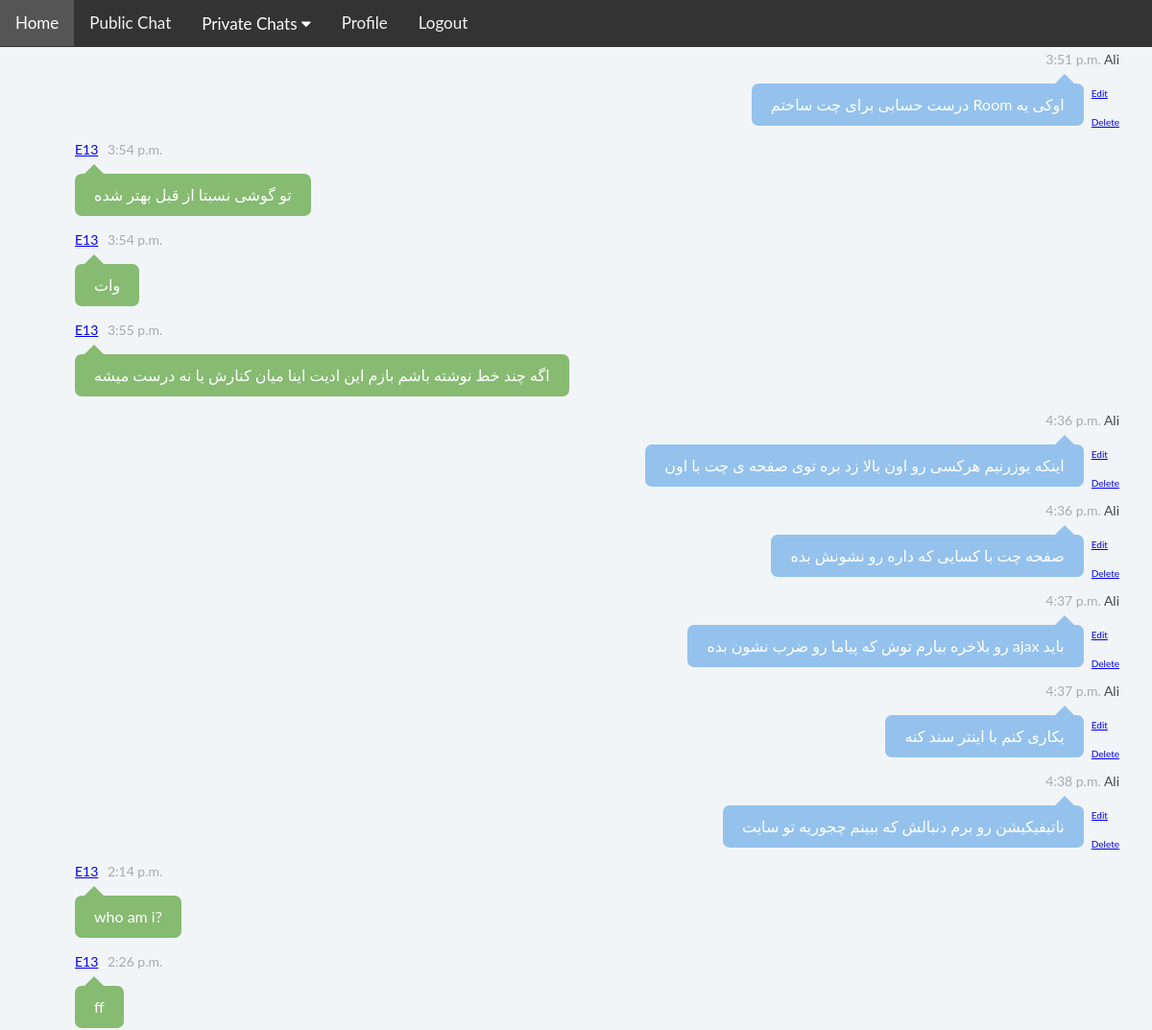
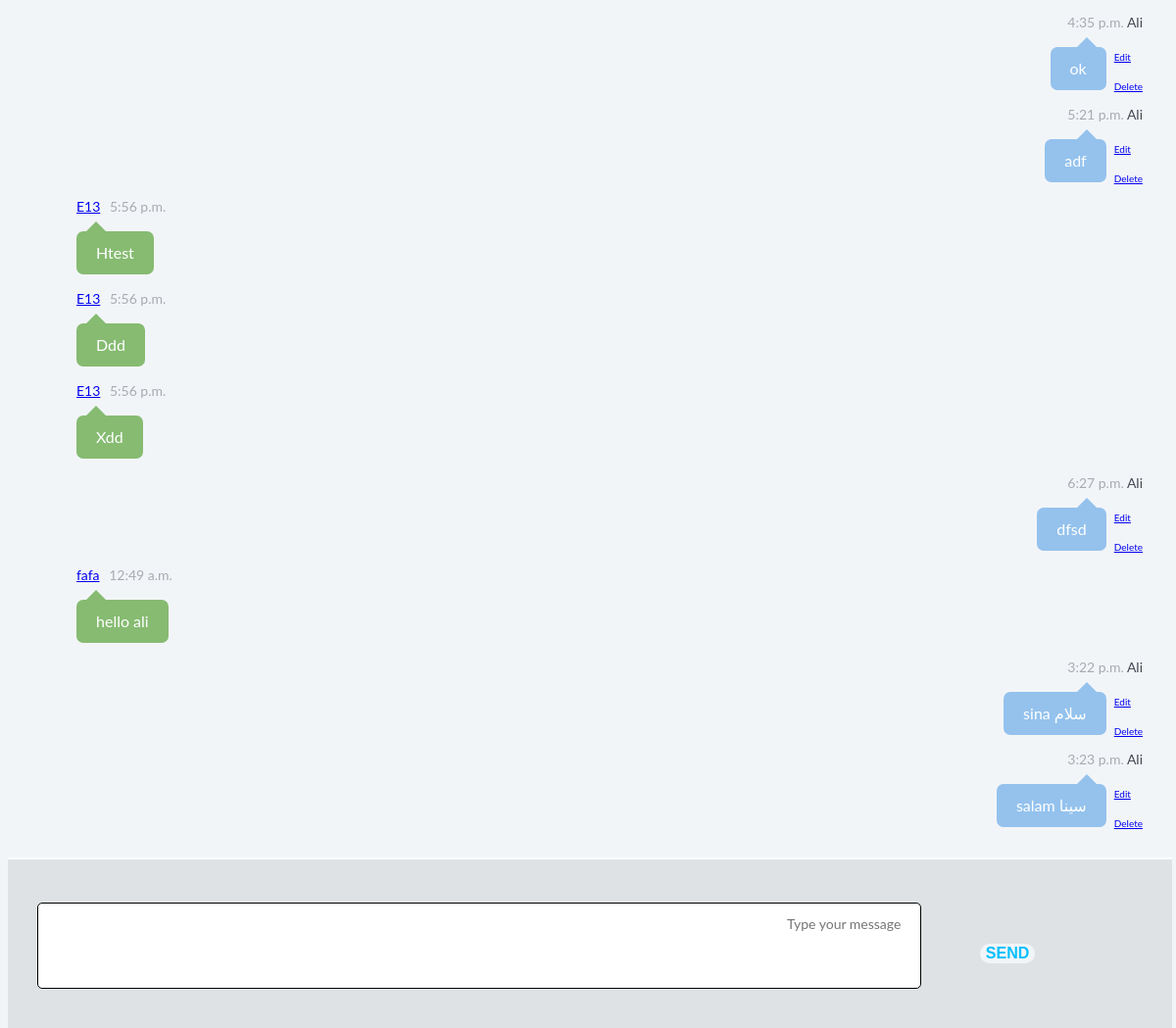
/chat/1/ (signed in), run on an earlier commit of the app's database (2 pictures, top to bottom).
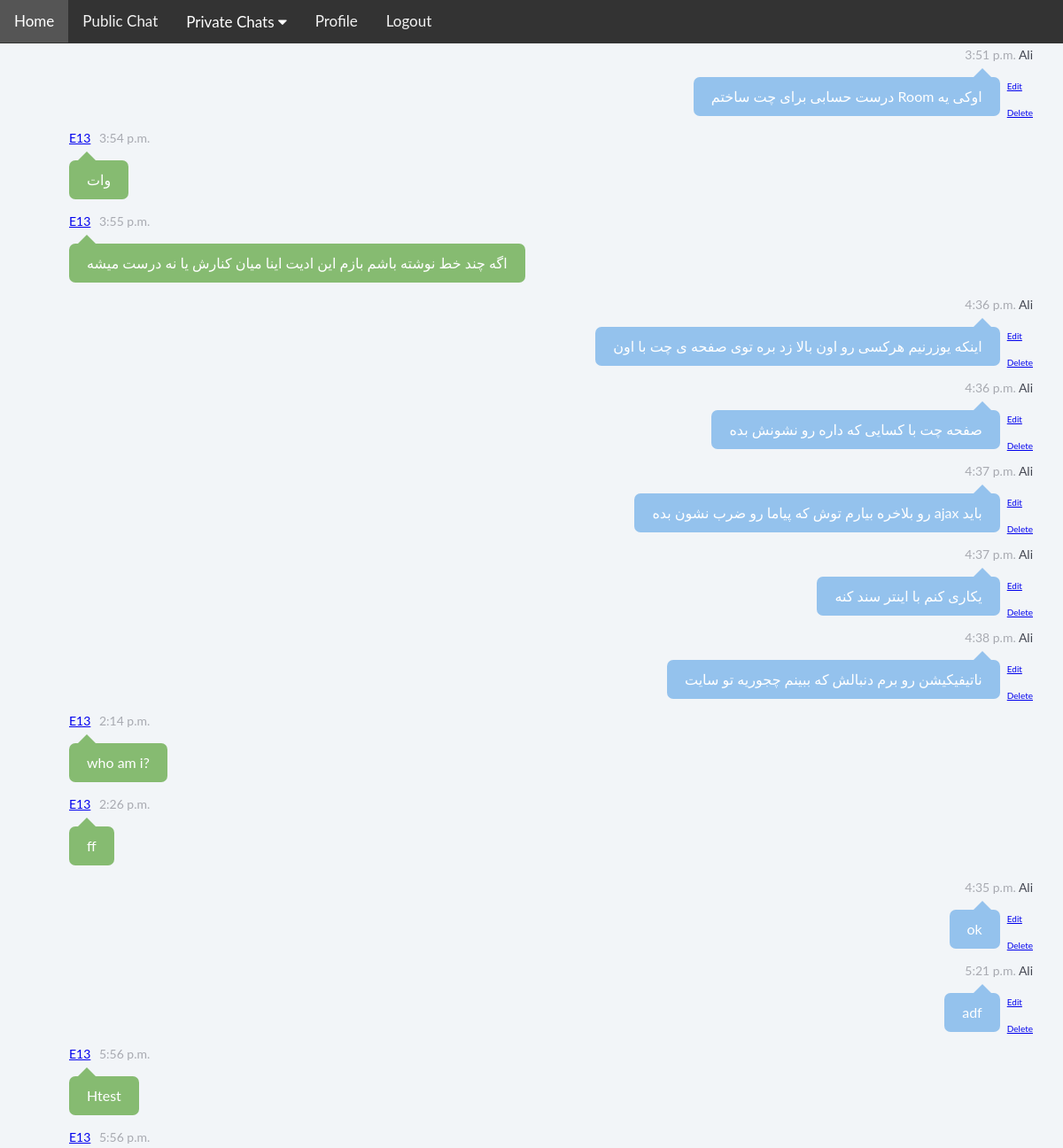
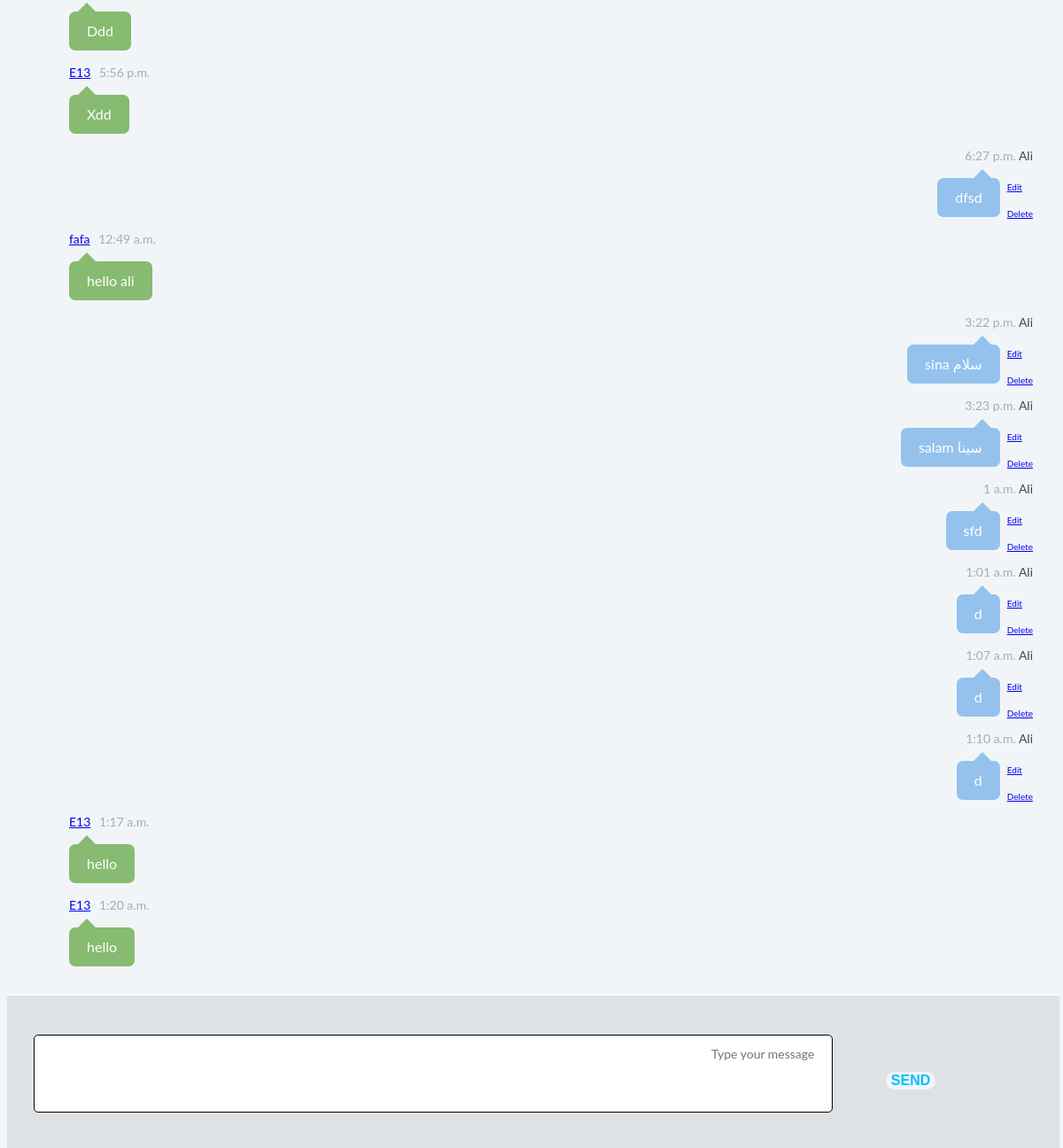
And on a later commit of the database (2 pictures, top to bottom).
### chat/models.py (models this page shows, shortened)
class Chat(models.Model):
    user        = models.ForeignKey(User, null=True, on_delete=models.SET_NULL)
    message     = models.TextField(null=True)
    roomid      = models.ForeignKey(Room, blank=True, null=True, on_delete=models.SET_NULL)
    datetime    = models.DateTimeField(blank=True)
    unread      = models.BooleanField(default=False)
    def get_url_edit(self):
        return reverse("chat_edit", kwargs={"msg_id" : self.id, "room_id" : self.roomid_id})
    def get_url_delete(self):
        return reverse("chat_delete", kwargs={"msg_id" : self.id, "room_id" : self.roomid_id})

### chat/views.py (the view, shortened to what this page needs)
# urls.py: path('<int:room_id>/', chat_view, name="chat"),
@login_required()
def chat_view(request, room_id):
    form = SendMessageModelForm(request.POST or None)
    obj = Chat.objects.filter(roomid_id = room_id).order_by('datetime')
    for i in obj:
        i.time = i.datetime.time()
    for i in obj:
        i.firstChar = i.message[0]
    form = SendMessageModelForm()
    cursor = connection.cursor()
    cursor.execute('''select chat_room.id
                        FROM chat_room, chat_members, auth_user
                        WHERE (auth_user.id =''' + str(request.user.id) + ''')
                                AND (auth_user.id = chat_members.userid_id)
                                AND (chat_members.roomid_id = chat_room.id )
                                AND (chat_room.PV = 1)''')
    user_id_rooms = cursor.fetchall()   # room haye PV ke taraf tooshoone
    user_id_rooms = [i[0] for i in user_id_rooms]
    user_name_rooms = []
    unreads = []
    for id in user_id_rooms:
        cursor = connection.cursor()
        cursor.execute('''select auth_user.username
                            FROM chat_room, chat_members, auth_user
                            WHERE (auth_user.id = chat_members.userid_id)
                                    AND (chat_members.roomid_id = chat_room.id )
                                    AND (chat_room.id = ''' + str(id) + ''')''')
        name_rooms = cursor.fetchall()  # Username , Room Hayi ke Taraf Tooshe
        name1_rooms = name_rooms[0]
        name2_rooms = name_rooms[1]
        if name1_rooms[0] != request.user.username:
            user_name_rooms.append(name1_rooms[0])   # Username PV Ha i ke bahashon pv dari
        else:
            user_name_rooms.append(name2_rooms[0])  # pv name kasayi ke bahashon pv dari
        cursor2 = connection.cursor()  # Tedad Unread Ha Ro Mikhad Hesab Kone
        cursor2 = connection.cursor()  # Tedad Unread Ha Ro Mikhad Hesab Kone
        cursor2.execute('''select DISTINCT SUM(unread)
                                FROM (((chat_chat
                                    INNER JOIN chat_room    ON chat_chat.roomid_id = chat_room.id)
                                    INNER JOIN chat_members ON chat_members.roomid_id = chat_room.id)
                                    INNER JOIN auth_user    ON chat_members.userid_id = auth_user.id)
                                WHERE   NOT (chat_chat.user_id = ''' + str(request.user.id) + ''')
                                        AND (chat_room.id = ''' + str(id) + ''')
                                        AND (chat_chat.user_id = auth_user.id)''')
        temp_unreads = cursor2.fetchall()
        unread = temp_unreads[0]
        unread = unread[0]
        if unread == None:
            unreads.append(0)
        else:
            unreads.append(unread)  # List Az PV Ha Va Unread Hashon
    pv_list = []
    for i in range(len(user_name_rooms)):
        pv = PrivateChat(id=user_id_rooms[i], name=user_name_rooms[i], unread=unreads[i])  # har dafe ye instance az pv misaze
        pv_list.append(pv)  # ye list az PV ha
    context = {
        "pv_list" : pv_list,
        "tool_2" : tool_2,
        "obj" : obj ,
        "form" : form ,
        "user" : request.user,
    }
    return render(request, "chat.html", context)

### chat/forms.py (shortened to what this page needs)
class SendMessageModelForm(forms.ModelForm):
    message = forms.CharField(label='', widget=forms.Textarea(
            attrs={
                "placeholder": "Type your message",
                "rows" : "3",
                "dir" : "rtl",
            }
        )
    )
    class Meta:
        model = Chat
        fields = [
            'message',
        ]

### chat/templates/chat.html (shortened to what this page needs)
<html>
        <link rel="stylesheet" type="text/css" href="{% static 'newChat.css' %}">
        <link rel="stylesheet" type="text/css" href="{% static 'navbar.css' %}">
        <link rel="stylesheet" href="https://cdnjs.cloudflare.com/ajax/libs/font-awesome/4.7.0/css/font-awesome.min.css">
{% include 'navbar.html' %}
    <body id="chat-history">
     <div>
        <div class="chat">
            <div class="chat-history">
              <ul>
                {% for i in obj %}
                    {% if user == i.user %}
                        {% if i.firstChar in tool_2.alphabet %}
                            <li id={{ forloop.counter }} class="clearfix">
                              <div class="message-data align-right">
                                <span class="message-data-time">{{ i.time }}</span>
                                <span class="message-data-name">{{i.user.username}}</span>
                              </div>
                              <div class="float-right" style="font-size:10px; margin-right:0px; margin-left: 8px">
                                <div><a href="{{ i.get_url_edit }}">Edit</a></div>
                                <div style="margin-top:10px"><a href="{{ i.get_url_delete }}">Delete</a></div>
                              </div>
                              <div class="message other-message float-right">
                                {{ i.message }}
                              </div>
                            </li>
                        {% else %}
                            <li id={{ forloop.counter }} class="clearfix">
                              <div class="message-data align-right">
                                <span class="message-data-time">{{ i.time }}</span>
                                      <span class="message-data-name">{{i.user.username}}</span>
                              </div>
                              <div class="float-right" style="font-size:10px; margin-right:0px; margin-left: 8px">
                                <div><a href="{{ i.get_url_edit }}">Edit</a></div>
                                <div style="margin-top:10px"><a href="{{ i.get_url_delete }}">Delete</a></div>
                              </div>
                              <div class="message other-message float-right" dir="rtl">
                                {{ i.message }}
                              </div>
                            </li>
                        {% endif %}
                    {% else %}
                        {% if i.firstChar in tool_2.alphabet %}
                            <li id={{ forloop.counter }}>
                              <div class="message-data">
                                  <span><a href="../../profile/{{i.user.username}}" class="message-data-name">{{i.user.username}}</a></span>
                                <span class="message-data-time">{{ i.time }}</span>
                              </div>
                              <div class="message my-message">
                                {{ i.message }}
                              </div>
                            </li>
                        {% else %}
                            <li id={{ forloop.counter }}>
                              <div class="message-data">
                                <span><a href="../../profile/{{i.user.username}}" class="message-data-name">{{i.user.username}}</a></span>
                                <span class="message-data-time">{{ i.time }}</span>
                              </div>
                              <div class="message my-message" dir="rtl">
                                {{ i.message }}
                              </div>
                            </li>
                        {% endif %}
                    {% endif %}
                {% endfor %}
                  <div class="emptyPlace"></div>
              </ul>
            </div>
        <div class="chat-message clearfix">
            <form method="POST">{% csrf_token %}
                {{ form.as_p }}
                <input type="submit" value="Send">
            </form>
        </div>
    </body>
</html>

### chat/templates/navbar.html (shortened to what this page needs)
<div  id="myTopnav" class="topnav">
    <a href="../../" class="active">Home</a>
    <a href="../../chat/1" class="notification">Public Chat
    </a>
    <div class="dropdown">
        <button class="dropbtn">Private Chats
          <i class="fa fa-caret-down"></i>
        </button>
    </div>
    <a href="../../myprofile">Profile</a>
    <a href="/logout">Logout</a>
</div>

### chat/static/newChat.css (style rules this page uses)
*, *:before, *:after { box-sizing: border-box; }
body { background: #F2F5F8; font: 14px/20px "Lato", Arial, sans-serif; padding: 0px 0; color: white; width: 99%; height: 100%: }
ul { list-style-type: none; }
.chat { width: 100%; color: #434651; float: left; }
.chat .chat-history { padding: 30px 30px 20px; height: 65%; }
.chat .chat-history .message-data { margin-bottom: 15px; }
.chat .chat-history .message-data-time { color: #a8aab1; padding-left: 6px; }
.chat .chat-history .message { color: white; padding: 12px 20px; line-height: 20px; font-size: 16px; border-radius: 7px; margin-bottom: 15px; position: relative; }
.chat .chat-history .message:after { bottom: 100%; left: 20px; border: solid transparent; content: " "; height: 0; width: 0; position: absolute; pointer-events: none; border-bottom-color: #86BB71; border-width: 10px; margin-left: -10px; }
.chat .chat-history .my-message { background: #86BB71; display: inline-block; max-width: 70%; }
.chat .chat-history .other-message { background: #94C2ED; max-width: 50%; display: inline-block; }
.chat .chat-history .other-message:after { border-bottom-color: #94C2ED; left: calc(100% - 20px); }
.chat .chat-message { padding:30px; width: 99%; position: fixed; bottom: 0; border-top: 2px solid white; background: rgba(152,152,152,0.2); }
.chat .chat-message textarea { width: 80%; float:left; border: none; padding: 10px 20px; font: 14px/22px "Lato", Arial, sans-serif; margin-bottom: 10px; border-radius: 5px; resize: none; border:1px solid black; }
.chat .chat-message input { float: right; color: #00bfff; font-size: 16px; border-radius:10px; text-transform: uppercase; border: none; cursor: pointer; font-weight: bold; background: #F2F5F8; top: 50%; margin-left:5%; margin-right:5%; position: absolute; }
.align-right { text-align: right; }
.float-right { float: right; }
.clearfix:after { visibility: hidden; display: block; font-size: 0; content: " "; clear: both; height: 0; }
.emptyPlace { height:190px; width:100%; }

### chat/static/navbar.css (style rules this page uses)
.topnav { background-color: #333; position:fixed; top: 0; width: 100%; left:0; z-index: 1; }
.topnav a { float: left; display: block; color: #f2f2f2; text-align: center; padding: 14px 16px; text-decoration: none; font-size: 17px; }
.active { background-color: #4CAF50; color: white; }
.dropdown { float: left; }
.dropdown .dropbtn { font-size: 17px; border: none; outline: none; color: white; padding: 14px 16px; background-color: inherit; font-family: inherit; margin: 0; }
.notification { color: white; text-decoration: none; padding: 15px 26px; position: relative; display: inline-block; border-radius: 2px; }

What changed in the data, as far as the page shows it:
removed Chat: user.username "E13", time "3:54 p.m.", message "تو گوشی نسبتا از قبل بهتر شده"
added Chat: time "1 a.m.", user.username "Ali", message "sfd"
added Chat: time "1:01 a.m.", user.username "Ali", message "d"
added Chat: time "1:07 a.m.", user.username "Ali", message "d"
added Chat: time "1:10 a.m.", user.username "Ali", message "d"
added Chat: user.username "E13", time "1:17 a.m.", message "hello"
added Chat: user.username "E13", time "1:20 a.m.", message "hello"
